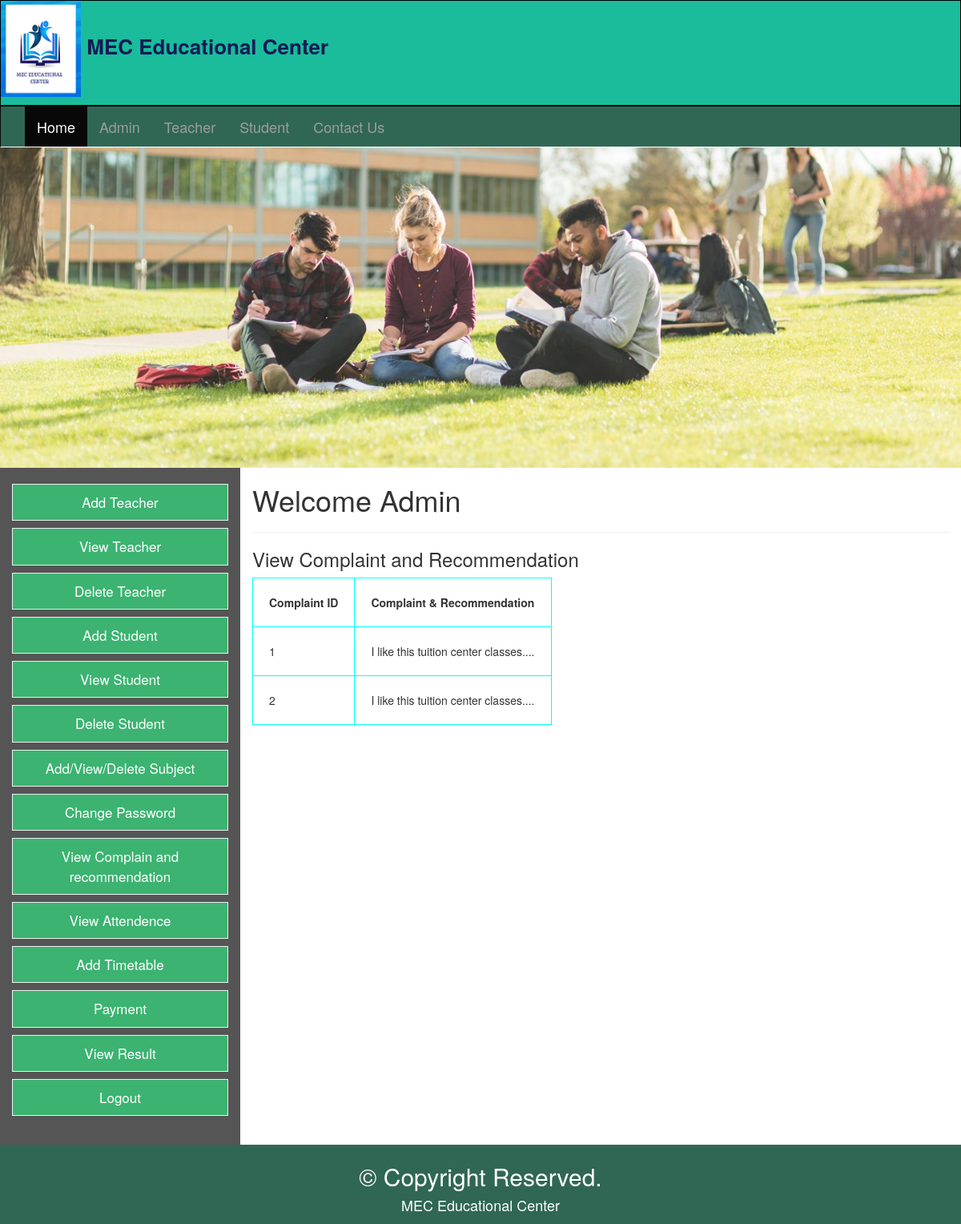
The app's page /tuition/1view_complaint.php (signed in) with its own data.
### tables this page shows
CREATE TABLE `complaint_recom` (
  `complaint_id` int(10) NOT NULL,
  `title` varchar(200) NOT NULL,
  `complaint` varchar(500) NOT NULL
);

### tuition/1view_complaint.php (the view, shortened to what this page needs)
<?php
  include"database.php";
?>
<!DOCTYPE html>
<html>
<head>
  <link rel="stylesheet" href="https://maxcdn.bootstrapcdn.com/bootstrap/3.4.1/css/bootstrap.min.css">
  <link rel="stylesheet" type="text/css" href="one.css">
</head>
<body>
<?php
      include 'navbar.php';
      ?>
      <img src="head.jpg" alt="head" width="100%" height="400px"></a>
<div class="container-fluid text-center">
  <div class="row content">
  	<?php
  	  include 'admin_sidebar.php';
  	  ?>
  	 <div class="col-sm-9 text-left">
      <h1>Welcome Admin</h1>
      <hr>
      <h3>View Complaint and Recommendation</h3>
<div class="tbox" >
          <table border="1px" >
            <tr>
              <th>Complaint ID</th>
              <th>Complaint & Recommendation</th>
            </tr>
            <?php
              $s="select * from complaint_recom";
              $res=$db->query($s);
              if($res->num_rows>0)
              {
                $i=0;
                while($r=$res->fetch_assoc())
                {
                  $i++;
                  echo "
                    <tr>
                    <td>{$i}</td>
                    <td>{$r["complaint"]}</td>
                    </tr>
                  ";
                }
              }
              else
              {
                echo "No Record Found";
              }
            ?>
          </table>
        </div>
    </div>
  </div>
</div>
  <?php
      include 'footer.php';
      ?>
</body>
</html>

### tuition/one.css (style rules this page uses)
.row.content { height: 650px }
table, th, td { border: 1px solid rgb(66, 66, 66); border-collapse: collapse; }
th, td { padding: 20px; text-align: left; border-color: aqua; border-radius: 100px; }

### records on screen
complaint_recom: complaint "I like this tuition center classes...."
complaint_recom: complaint "I like this tuition center classes...."
